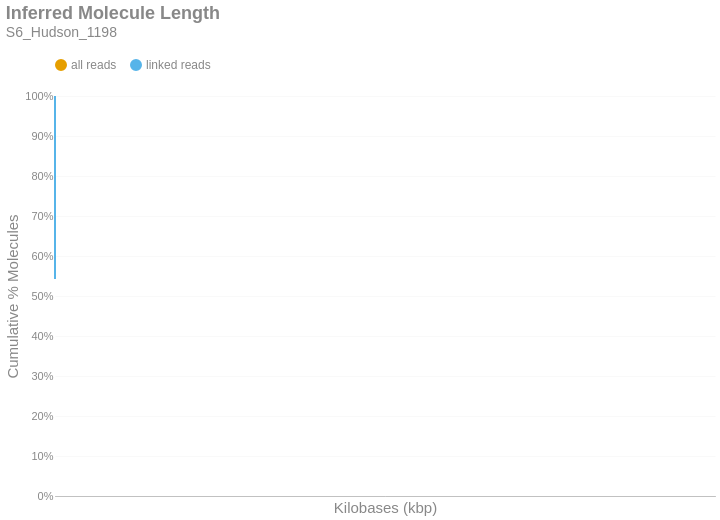

This figure's notebook cell:
### Markdown cell above
### Inferred Molecule Length
This is the cumulative frequency distribution of molecule lengths inferred from the first and last alignment positions along a contig for all alignments associated with a single linked-read barcode on a given contig.There are two distributions: one with `all` the alignments (yellow) and another with only `linked reads` (blue). The percent of molecules in the `linked reads` distribution is relative to the total number of linked molecules.

### Code cell
if SKIPLR:
    print_html(f"Skipped")
else:
    binned_df = consolidated_hist(valids['length_inferred']/1000, mask, 10, True)
    binned_df = binned_df.with_columns(
        pl.when(pl.col('bin').cast(pl.Utf8) == '0').then(pl.lit('1')).otherwise(pl.col('bin').cast(pl.Utf8)).alias('bin')
    )
    with SafeRender(binned_df):
        (
            density_plot(binned_df, 'Inferred Molecule Length', samplename, 'inferredlen')
            .transform_calculate(bin_kb='datum.bin / 1000')
            .encode(
                x=alt.X('bin_kb:Q', title="Kilobases (kbp)").scale(type='log', padding=0).axis(labelAngle=-40),
                y=alt.Y('value:Q', title='Cumulative % Molecules')
                    .axis(format='%')
                    .stack(False)
                    .scale(domainMin=0, domainMax=1,padding=0),
                color=alt.Color("key:N").scale(domain = ["all reads", "linked reads"]),
                tooltip = [
                    alt.Tooltip("key:N", title = "Data Type"),
                    alt.Tooltip("range_label:N", title="Kilobases"),
                    alt.Tooltip("value:Q", format = ".2%", title="% Molecules (Cum.)")
                ]
            )
        ).display()

### Figure 1 — Vega-Lite specification as saved in the notebook (floating-point values rounded to 4 significant figures; data arrays with more than 128 entries replaced by an {"elided": "..."} marker saying what was removed)
{"width": "container", "height": 400, "config": {"title": {"anchor": "start", "dy": -15, "fontSize": 18, "color": "#888888", "subtitleColor": "#888888", "subtitleFontSize": 14}, "arc": {"fill": "#0072B2"}, "axis": {"domainColor": "#888888", "domainWidth": 0.5, "gridWidth": 0.2, "grid": false, "titleFontWeight": 400, "titleFontSize": 15, "labelFontSize": 11, "labelColor": "#888888", "tickColor": "#888888", "tickWidth": 0.2, "titleColor": "#888888"}, "axisBand": {"grid": false}, "axisX": {"grid": true, "tickSize": 10, "domainCap": "round"}, "axisY": {"domain": false, "grid": true, "tickSize": 0, "domainCap": "round"}, "background": "transparent", "header": {"labelFontSize": 15, "labelColor": "#888888", "titleFontSize": 15, "titleFontWeight": 600, "titleColor": "#888888"}, "legend": {"labelFont": "sans-serif", "labelFontSize": 12, "labelColor": "#888888", "symbolSize": 100, "symbolType": "circle", "titleFontSize": 12, "titlePadding": 10, "titleColor": "#888888", "title": null, "orient": "top"}, "range": {"category": ["#E69F00", "#56B4E9", "#009E73", "#F0E442", "#0072B2", "#D55E00", "#CC79A7", "#000000"], "diverging": ["#cfe8f3", "#a2d4ec", "#73bfe2", "#46abdb", "#1696d2", "#12719e"]}, "area": {"fill": "#0072B2", "fillOpacity": 0.7, "line": true, "strokeOpacity": 0.7}, "line": {"color": "#0072B2", "stroke": "#0072B2", "strokeWidth": 2}, "trail": {"color": "#0072B2", "stroke": "#0072B2", "strokeWidth": 0, "size": 1}, "point": {"filled": true, "fillOpacity": 1.0, "size": 95}, "text": {"color": "#888888", "fontSize": 11, "align": "right", "fontWeight": 400, "size": 11}, "bar": {"fill": "#0072B2", "stroke": null}, "view": {"stroke": null, "continuousWidth": 660, "continuousHeight": 400}}, "data": {"name": "data-5eb3a727b392b1d864ae745d2349806e"}, "mark": {"type": "line", "interpolate": "monotone", "point": {"opacity": 0, "size": 275}}, "encoding": {"color": {"field": "key", "scale": {"domain": ["all reads", "linked reads"]}, "type": "nominal"}, "tooltip": [{"field": "key", "title": "Data Type", "type": "nominal"}, {"field": "range_label", "title": "Kilobases", "type": "nominal"}, {"field": "value", "format": ".2%", "title": "% Molecules (Cum.)", "type": "quantitative"}], "x": {"axis": {"labelAngle": -40}, "field": "bin_kb", "scale": {"type": "log", "padding": 0}, "title": "Kilobases (kbp)", "type": "quantitative"}, "y": {"axis": {"format": "%"}, "field": "value", "scale": {"domainMin": 0, "domainMax": 1, "padding": 0}, "stack": false, "title": "Cumulative % Molecules", "type": "quantitative"}}, "params": [{"name": "param_c36ac31b6afebe62", "select": {"type": "point", "fields": ["key"]}, "bind": "legend"}], "title": {"text": "Inferred Molecule Length", "subtitle": "S6_Hudson_1198"}, "transform": [{"fold": ["all reads (cumsum)", "linked reads (cumsum)"]}, {"calculate": "replace(datum.key, ' (cumsum)', '')", "as": "key"}, {"filter": {"param": "param_c36ac31b6afebe62"}}, {"calculate": "datum.bin / 1000", "as": "bin_kb"}], "usermeta": {"embedOptions": {"downloadFileName": "S6_Hudson_1198.inferredlen"}}, "$schema": "https://vega.github.io/schema/vega-lite/v6.1.0.json", "datasets": {"data-5eb3a727b392b1d864ae745d2349806e": {"elided": "781 records"}}}
